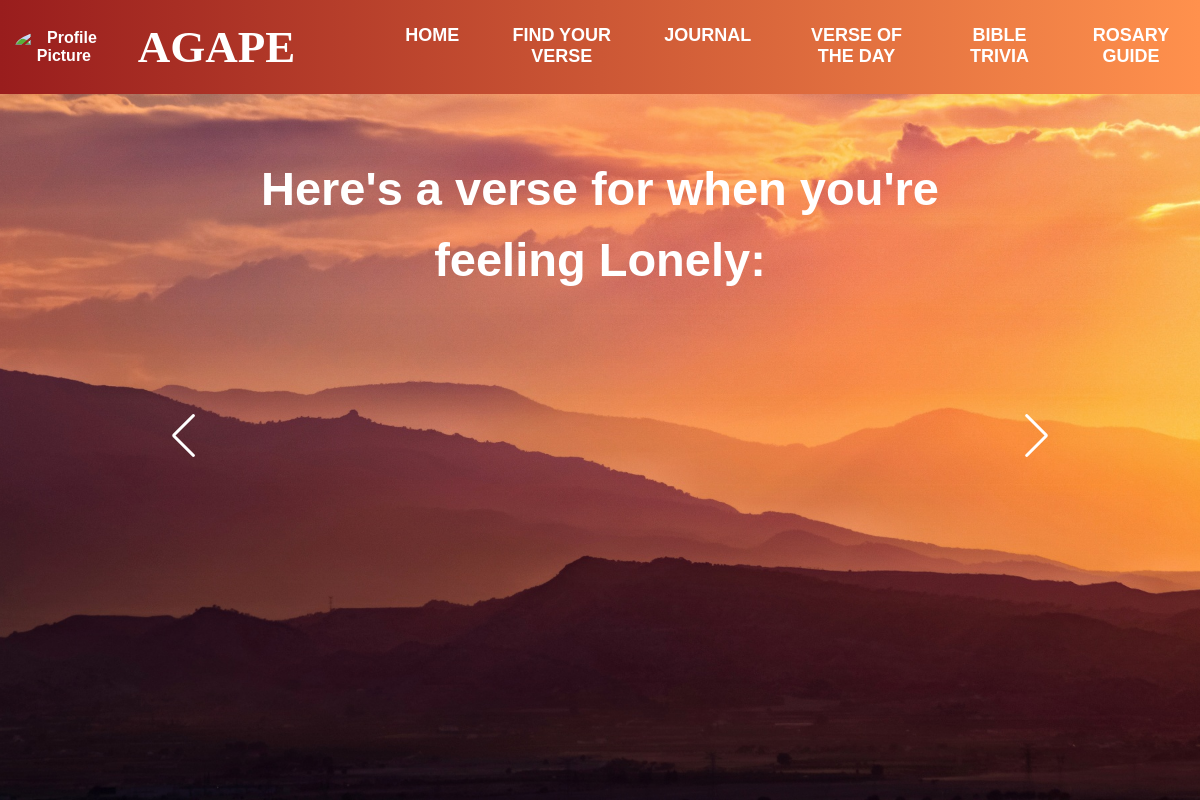
/lonelyverse (signed in), run on an earlier commit of the app's database.
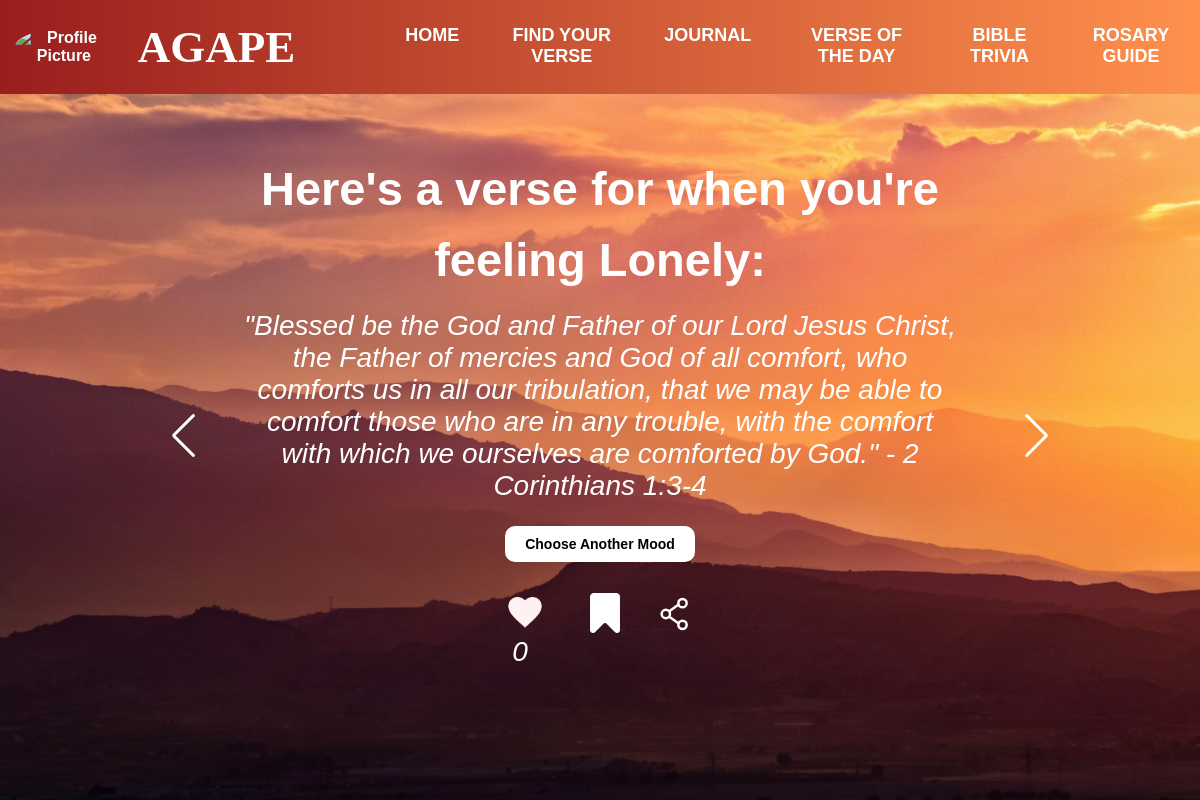
And on a later commit of the database.
### myapp/models.py (models this page shows, shortened)
class BibleVerse(models.Model):
    reference = models.CharField(max_length=100)
    verse_text = models.TextField()
    date = models.DateField(default=timezone.now)
    reflection = models.TextField(blank=True, null=True)
    likes = models.ManyToManyField(User, related_name="liked_verses", blank=True)
    mood = models.CharField(max_length=50, choices=[
        ('none','None'),
        ('angry', 'Angry'),
        ('happy', 'Happy'),
        ('sad', 'Sad'),
        ('confused', 'Confused'),
        ('anxious','Anxious'),
        ('frustrated','Frustrated'),
        ('grateful','Grateful'),
        ('hopeful','Hopeful'),
        ('lonely','Lonely'),
        ('worried','Worried'),
        ('overwhelmed','Overwhelmed'),
    ],
    default='none',  # Set a default value
    null=False,  # Enforce a non-NULL value
    blank=True  # Allow blank values in forms
)

### myapp/views.py (the view, shortened to what this page needs)
# urls.py: path('lonelyverse', views.lonelyverse, name="lonelyverse"),
@login_required
def lonelyverse(request):
    fname = request.session.get('fname')
    lonely_verses = BibleVerse.objects.filter(mood='lonely').order_by('?')
    liked_verses = Like.objects.filter(user=request.user).values_list('verse', flat=True)
    bookmarked_verses = Bookmark.objects.filter(user=request.user).values_list('verse', flat=True)
    for verse in lonely_verses:
        verse.like_count = Like.objects.filter(verse=verse).count()
        verse.bookmark_count = Bookmark.objects.filter(verse=verse).count()
    return render(request, "feelings/lonely.html", {
        'fname': fname,
        'lonely_verses': lonely_verses,
        'liked_verses': liked_verses,
        'bookmarked_verses': bookmarked_verses
    })

### myapp/context_processors.py (called while the page is built)
def profile_picture_processor(request):
    if request.user.is_authenticated:
        try:
            profile = Profile.objects.get(user=request.user)
            return {'profile_picture_url': profile.profile_picture.url}
        except Profile.DoesNotExist:
            return {'profile_picture_url': None}
    return {'profile_picture_url': None}

### templates/feelings/lonely.html (shortened to what this page needs)
{% extends "../html/header.html" %}
{% load static %}
{% block additional_css %}
<link rel="stylesheet" href="{% static 'css/moods.css' %}">
<link rel="stylesheet" href="{% static 'css/swiper-bundle.min.css' %}" />
{% endblock %}
{% block bodycontents %}
    <img src="{% static 'images/image2.jpg' %}" alt="Prayer Image" class="image2">
    <div class="content">
        <h1 class="upper-content">Here's a verse for when you're feeling Lonely:</h1>
        <section class="container">
            <div class="testimonial mySwiper">
                <div class="testi-content swiper-wrapper">
                    {% for verse in lonely_verses %}
                    <div class="slide swiper-slide">
                        <p>{{ verse.verse_text }} - {{ verse.reference}}</p>
                        <div class="details">
                            <button type="submit" class="choosebtn"><a href="{% url 'findyourverse' %}">Choose Another Mood</a></button>
                            <div class="icon-container">
                                 <button
                                class="like-btn"
                                data-verse-id="{{ verse.id }}"
                                data-liked="{% if verse.id in liked_verses %}true{% else %}false{% endif %}">
                                {% if verse.id in liked_verses %}
                                <img src="{% static 'images/red_heart.png' %}" alt="Unlike">
                                {% else %}
                                <img src="{% static 'images/heart2.png' %}" alt="Like">
                                {% endif %}
                                </button>
                                <button
                                class="bookmark-btn"
                                    data-verse-id="{{ verse.id }}"
                                    data-bookmarked="{% if verse.id in bookmarked_verses %}true{% else %}false{% endif %}">
                                    {% if verse.id in bookmarked_verses %}
                                        <img src="{% static 'images/bookmark-yellow.png' %}" alt="Unbookmark">
                                    {% else %}
                                        <img src="{% static 'images/bookmark-white.png' %}" alt="Bookmark">
                                    {% endif %}
                                </button>
                                    <button class="share-btn">
                                </button>
                            </div>
                            <p class="like-count" id="like_count_{{ verse.id }}">{{ verse.like_count }}</p>
                        </div>
                    </div>
                    {% endfor %}
                </div>
              <div class="swiper-button-next nav-btn"></div>
              <div class="swiper-button-prev nav-btn"></div>
            </div>
          </section>
    </div>
{% endblock %}

What changed in the data, as far as the page shows it:
added BibleVerse: verse_text "\"Blessed be the God and Father of our Lord Jesus Christ, the Father of mercies and God of all comfort, who comforts us in all our tribulation, that we may be able to comfort those who are in any trouble, with the comfort with which we ourselves are comforted by God.\"", reference "2 Corinthians 1:3-4", like_count "0"
